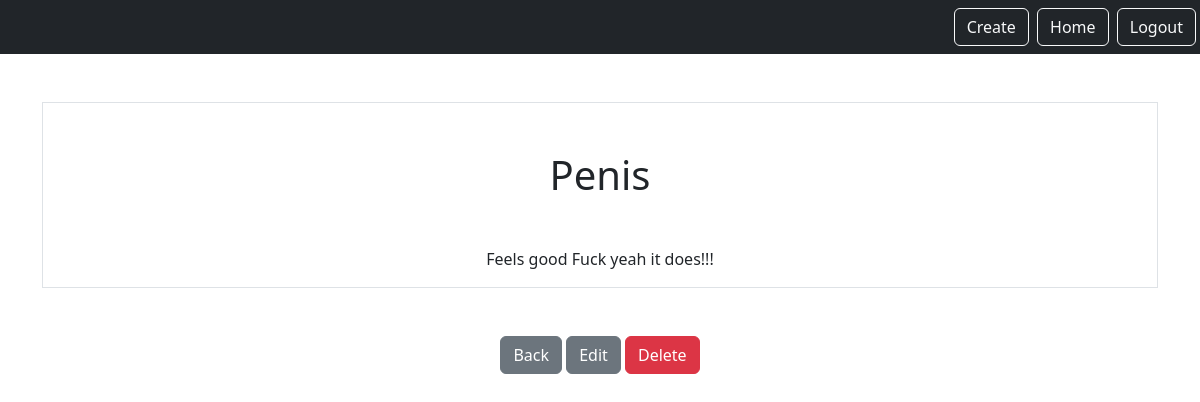
Page /smart/notes/8 (signed in) on the earlier database version.
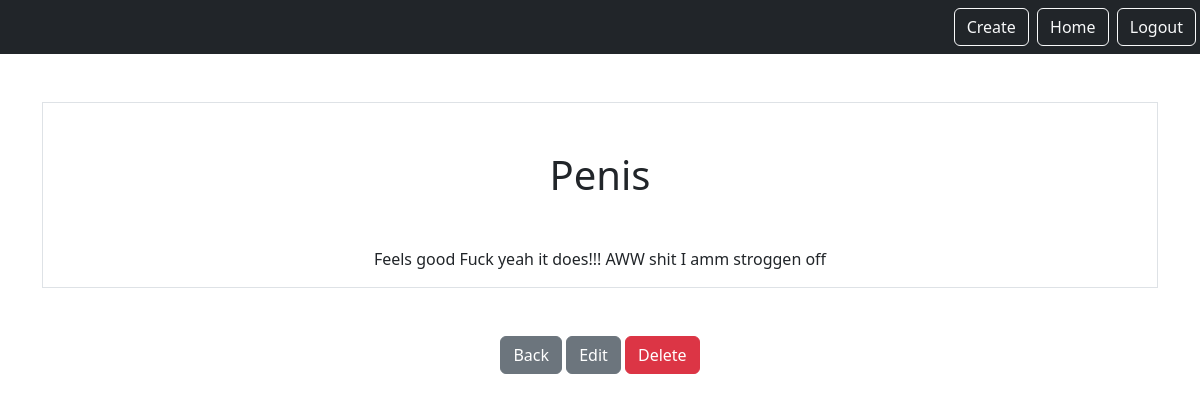
Same page on the later database version.
### notes/models.py (models this page shows)
class Notes(models.Model):
    title = models.CharField(max_length=200)
    text = models.TextField()
    created = models.DateTimeField(auto_now_add=True)
    user = models.ForeignKey(User, on_delete=models.CASCADE, related_name="notes")

### notes/views.py (the view)
# urls.py: path('notes/<int:pk>', views.NotesDetailView.as_view(), name="notes.detail"),
class NotesDetailView(DetailView):
    model = Notes
    context_object_name = "note"

### notes/templates/notes/notes_detail.html (shortened to what this page needs)
{% extends "base.html" %}
{% block content %}
    <div class="border round">
        <h1 class="my-5">{{ note.title }}</h1>
        <p>{{ note.text }}</p>
    </div>
    <a href="{% url 'notes.list' %}" class="btn btn-secondary my-5">Back</a>
    <a href="{% url 'notes.update' pk=note.id %}" class="btn btn-secondary my-5">Edit</a>
    <a href="{% url 'notes.delete' pk=note.id %}" class="btn btn-danger my-5">Delete</a>
{% endblock %}

Differences in the rows shown:
changed Notes "Penis": text "Feels good Fuck yeah it does!!!" → "Feels good Fuck yeah it does!!! AWW shit I amm stroggen off"
